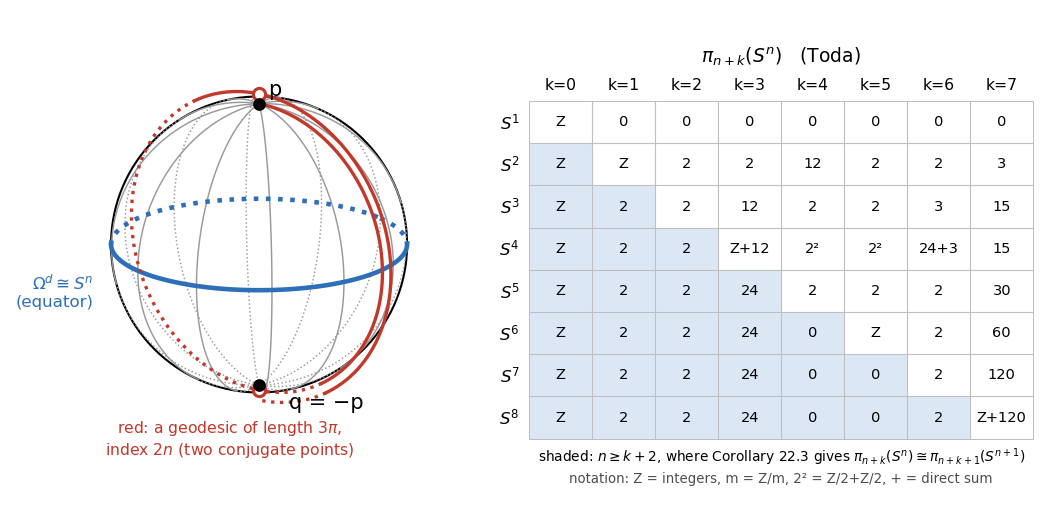

The script that saved this image:
"""Figure for Chapter 13: geodesics between antipodal points, and the stable range.

Left: the sphere S^2 = S^{n+1} with n = 1, its north pole p and south pole q = -p.  The minimal
geodesics from p to q are the half great circles; each crosses the equator once, at its midpoint,
so the space Omega^d of minimal geodesics is a copy of the equator S^n.  One non-minimal geodesic of
length 3*pi is drawn (offset slightly outward so that its two passes are visible), with its two
interior conjugate points (passages through q and p), each of multiplicity n; its index is 2n.

Right: the groups pi_{n+k}(S^n) for 1 <= n <= 8, 0 <= k <= 7 (Toda's table).  Shaded cells are those
covered by Corollary 22.3 (Freudenthal): pi_{n+k}(S^n) = pi_{n+k+1}(S^{n+1}) when n >= k + 2.

Writes fig13-antipodes.png (150 dpi, 7 inches wide).
"""
import math
import matplotlib
matplotlib.use("Agg")
import matplotlib.pyplot as plt
import numpy as np

fig = plt.figure(figsize=(7.0, 3.5))
ax = fig.add_axes([0.0, 0.02, 0.43, 0.93])
tx = fig.add_axes([0.45, 0.06, 0.54, 0.86])

# ---------- the sphere, orthographic projection ----------
elev = math.radians(18.0)   # viewing elevation
azim = math.radians(-35.0)  # viewing azimuth


def project(P):
    """Rotate the point P (3-vector) to view coordinates; return (x, y, depth)."""
    x, y, z = P
    # rotate about the z-axis by -azim, then tilt about the x-axis by elev
    x1 = math.cos(azim) * x - math.sin(azim) * y
    y1 = math.sin(azim) * x + math.cos(azim) * y
    z1 = z
    yv = math.cos(elev) * z1 - math.sin(elev) * y1
    dv = math.sin(elev) * z1 + math.cos(elev) * y1   # depth: > 0 means on the near hemisphere
    return x1, yv, dv


def draw_curve(points, **kw):
    """Draw a curve, dashing the parts on the hidden hemisphere."""
    xs, ys, front = [], [], []
    for P in points:
        x, y, d = project(P)
        xs.append(x)
        ys.append(y)
        front.append(d >= -1e-9)
    seg_x, seg_y, cur = [xs[0]], [ys[0]], front[0]
    for i in range(1, len(xs)):
        if front[i] != cur:
            ax.plot(seg_x, seg_y, ls="-" if cur else ":", **kw)
            seg_x, seg_y, cur = [xs[i - 1]], [ys[i - 1]], front[i]
        seg_x.append(xs[i])
        seg_y.append(ys[i])
    ax.plot(seg_x, seg_y, ls="-" if cur else ":", **kw)


circ = np.linspace(0, 2 * math.pi, 400)
ax.plot(np.cos(circ), np.sin(circ), color="black", lw=1.0)  # outline

p = np.array([0.0, 0.0, 1.0])
# meridians: minimal geodesics from p to q
for phi in np.linspace(0, 2 * math.pi, 12, endpoint=False):
    u = np.array([math.cos(phi), math.sin(phi), 0.0])
    pts = [math.cos(s) * p + math.sin(s) * u for s in np.linspace(0, math.pi, 120)]
    draw_curve(pts, color="0.6", lw=0.7)
# the equator = Omega^d
eq = [np.array([math.cos(a), math.sin(a), 0.0]) for a in np.linspace(0, 2 * math.pi, 400)]
draw_curve(eq, color="#2e6fba", lw=2.2)

# one non-minimal geodesic of length 3 pi, offset outwards to show the two passes
u0 = np.array([math.cos(math.radians(70)), math.sin(math.radians(70)), 0.0])
pts = []
for s in np.linspace(0, 3 * math.pi, 700):
    r = 1.0 + 0.035 * s / math.pi
    pts.append(r * (math.cos(s) * p + math.sin(s) * u0))
draw_curve(pts, color="#c0392b", lw=1.6)
# conjugate points at s = pi (q) and s = 2 pi (p), slightly offset like the curve
for s, lab in [(math.pi, "conj."), (2 * math.pi, "conj.")]:
    r = 1.0 + 0.035 * s / math.pi
    x, y, d = project(r * (math.cos(s) * p + math.sin(s) * u0))
    ax.scatter([x], [y], s=34, facecolor="white", edgecolor="#c0392b", lw=1.5, zorder=6)

xp, yp, _ = project(p)
xq, yq, _ = project(-p)
ax.scatter([xp, xq], [yp, yq], s=26, color="black", zorder=7)
ax.text(xp + 0.06, yp + 0.05, "p", fontsize=10)
ax.text(xq + 0.2, yq - 0.16, "q = −p", fontsize=10)
xe, ye, _ = project(np.array([math.cos(math.radians(110)), math.sin(math.radians(110)), 0.0]))
ax.text(-1.12, -0.42, "$\\Omega^d \\cong S^n$\n(equator)", fontsize=8, color="#2e6fba", ha="right")
ax.text(-0.2, -1.42, "red: a geodesic of length $3\\pi$,\nindex $2n$ (two conjugate points)",
        fontsize=7.5, color="#c0392b", ha="center")
ax.set_xlim(-1.75, 1.3)
ax.set_ylim(-1.6, 1.25)
ax.set_aspect("equal")
ax.axis("off")

# ---------- the table of pi_{n+k}(S^n) ----------
TABLE = {
    1: ["Z", "0", "0", "0", "0", "0", "0", "0"],
    2: ["Z", "Z", "2", "2", "12", "2", "2", "3"],
    3: ["Z", "2", "2", "12", "2", "2", "3", "15"],
    4: ["Z", "2", "2", "Z+12", "2²", "2²", "24+3", "15"],
    5: ["Z", "2", "2", "24", "2", "2", "2", "30"],
    6: ["Z", "2", "2", "24", "0", "Z", "2", "60"],
    7: ["Z", "2", "2", "24", "0", "0", "2", "120"],
    8: ["Z", "2", "2", "24", "0", "0", "2", "Z+120"],
}
nrows, ncols = 8, 8
for n in range(1, nrows + 1):
    for k in range(ncols):
        x0, y0 = k, nrows - n
        if n >= k + 2:
            tx.add_patch(plt.Rectangle((x0, y0), 1, 1, color="#dbe7f5", lw=0))
        tx.add_patch(plt.Rectangle((x0, y0), 1, 1, fill=False, ec="0.75", lw=0.5))
        tx.text(x0 + 0.5, y0 + 0.5, TABLE[n][k], ha="center", va="center", fontsize=7)
    tx.text(-0.15, nrows - n + 0.5, "$S^{%d}$" % n, ha="right", va="center", fontsize=8)
for k in range(ncols):
    tx.text(k + 0.5, nrows + 0.2, "k=%d" % k, ha="center", va="bottom", fontsize=7.5)
tx.text(4.0, nrows + 0.9, "$\\pi_{n+k}(S^n)$   (Toda)", ha="center", fontsize=9)
tx.text(4.0, -0.55, "shaded: $n \\geq k+2$, where Corollary 22.3 gives "
        "$\\pi_{n+k}(S^n)\\cong\\pi_{n+k+1}(S^{n+1})$", ha="center", fontsize=6.6)
tx.text(4.0, -1.05, "notation: Z = integers, m = Z/m, 2² = Z/2+Z/2, + = direct sum",
        ha="center", fontsize=6.4, color="0.3")
tx.set_xlim(-0.9, ncols + 0.1)
tx.set_ylim(-1.3, nrows + 1.4)
tx.axis("off")

fig.savefig("fig13-antipodes.png", dpi=150)
print("wrote fig13-antipodes.png")
